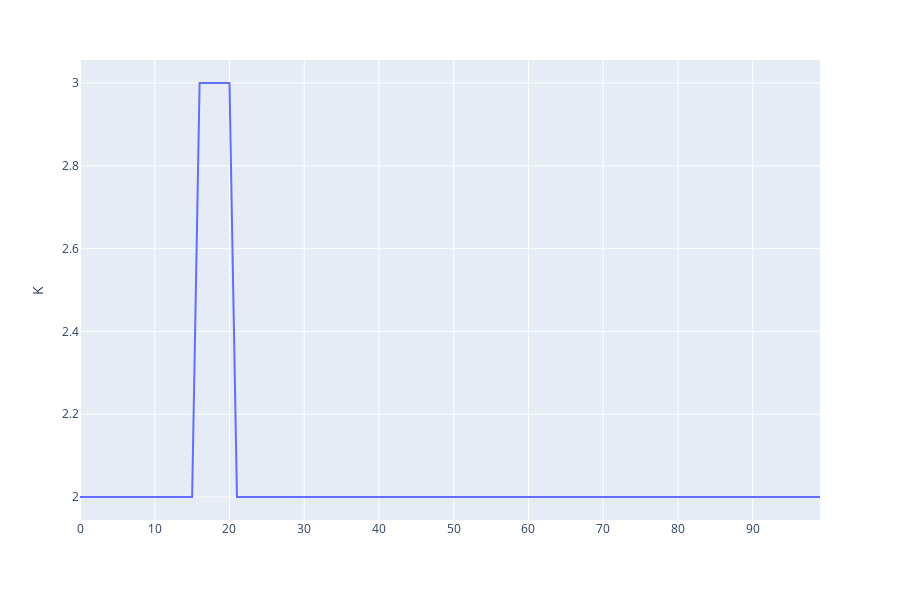

The code cell stored with this chart in its notebook:
### Markdown cell above
Let's first visualise how the number of clusters $K$ varies across a sampling trajectory:

### Code cell
fig = px.line(pd.DataFrame({
    'K': posterior_samples.get_variable(gmm.K()).squeeze().detach().numpy(),
}), y='K')
fig.show()

### Figure 1 — Plotly figure (JSON) as saved in the notebook; plotly's stock layout.template omitted (floating-point values rounded to 4 significant figures)
{"data": [{"hoverlabel": {"namelength": 0}, "hovertemplate": "K=%{y}", "legendgroup": "", "line": {"color": "#636efa", "dash": "solid"}, "mode": "lines", "name": "", "showlegend": false, "type": "scatter", "xaxis": "x", "y": [2, 2, 2, 2, 2, 2, 2, 2, 2, 2, 2, 2, 2, 2, 2, 2, 3, 3, 3, 3, 3, 2, 2, 2, 2, 2, 2, 2, 2, 2, 2, 2, 2, 2, 2, 2, 2, 2, 2, 2, 2, 2, 2, 2, 2, 2, 2, 2, 2, 2, 2, 2, 2, 2, 2, 2, 2, 2, 2, 2, 2, 2, 2, 2, 2, 2, 2, 2, 2, 2, 2, 2, 2, 2, 2, 2, 2, 2, 2, 2, 2, 2, 2, 2, 2, 2, 2, 2, 2, 2, 2, 2, 2, 2, 2, 2, 2, 2, 2, 2], "yaxis": "y"}], "layout": {"height": 600, "legend": {"tracegroupgap": 0}, "margin": {"t": 60}, "xaxis": {"anchor": "y", "domain": [0, 1]}, "yaxis": {"anchor": "x", "domain": [0, 1], "title": {"text": "K"}}}}
